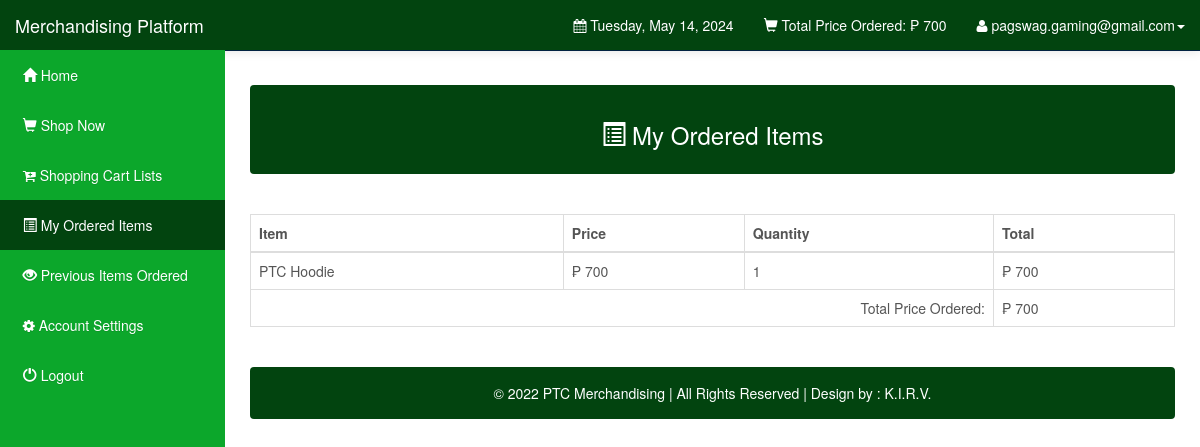
/Customers/orders.php (signed in), run on the app's committed database.
### tables this page shows
CREATE TABLE `users` (
  `user_id` int(11) NOT NULL,
  `user_email` varchar(1000) NOT NULL,
  `user_password` varchar(1000) NOT NULL,
  `user_firstname` varchar(1000) NOT NULL,
  `user_lastname` varchar(1000) NOT NULL,
  `user_address` varchar(1000) NOT NULL
);

CREATE TABLE `orderdetails` (
  `order_id` int(10) UNSIGNED NOT NULL,
  `user_id` int(11) NOT NULL DEFAULT 0,
  `order_name` varchar(1000) NOT NULL DEFAULT '',
  `order_price` double NOT NULL DEFAULT 0,
  `order_quantity` int(10) UNSIGNED NOT NULL DEFAULT 0,
  `order_total` double NOT NULL DEFAULT 0,
  `order_status` varchar(45) NOT NULL DEFAULT '',
  `order_date` date NOT NULL DEFAULT '0000-00-00'
);

### Customers/orders.php (the view, shortened to what this page needs)
<?php
 include("config.php");
 extract($_SESSION);
		  $stmt_edit = $DB_con->prepare('SELECT * FROM users WHERE user_email =:user_email');
		$stmt_edit->execute(array(':user_email'=>$user_email));
		$edit_row = $stmt_edit->fetch(PDO::FETCH_ASSOC);
		extract($edit_row);
		?>
		<?php
 include("config.php");
		  $stmt_edit = $DB_con->prepare("select sum(order_total) as total from orderdetails where user_id=:user_id and order_status='Ordered'");
		$stmt_edit->execute(array(':user_id'=>$user_id));
		$edit_row = $stmt_edit->fetch(PDO::FETCH_ASSOC);
		extract($edit_row);
		?>
<!DOCTYPE html>
<html lang="en">
<head>
    <link rel="stylesheet" type="text/css" href="bootstrap/css/bootstrap.min.css" />
    <link rel="stylesheet" type="text/css" href="font-awesome/css/font-awesome.min.css" />
    <link rel="stylesheet" type="text/css" href="css/local.css" />
</head>
<body>
    <div id="wrapper">
        <nav class="navbar navbar-inverse navbar-fixed-top" role="navigation">
            <div class="navbar-header">
                <a class="navbar-brand" href="index.php">Merchandising Platform</a>
            </div>
            <div class="collapse navbar-collapse navbar-ex1-collapse">
                <ul class="nav navbar-nav side-nav">
                    <li><a href="index.php"> &nbsp; <span class='glyphicon glyphicon-home'></span> Home</a></li>
					<li><a href="shop.php?id=1"> &nbsp; <span class='glyphicon glyphicon-shopping-cart'></span> Shop Now</a></li>
					<li><a href="cart_items.php"> &nbsp; <span class='fa fa-cart-plus'></span> Shopping Cart Lists</a></li>
					<li class="active"><a href="orders.php"> &nbsp; <span class='glyphicon glyphicon-list-alt'></span> My Ordered Items</a></li>
					<li><a href="view_purchased.php"> &nbsp; <span class='glyphicon glyphicon-eye-open'></span> Previous Items Ordered</a></li>
					<li><a data-toggle="modal" data-target="#setAccount"> &nbsp; <span class='fa fa-gear'></span> Account Settings</a></li>
					<li><a href="logout.php"> &nbsp; <span class='glyphicon glyphicon-off'></span> Logout</a></li>
                </ul>
                <ul class="nav navbar-nav navbar-right navbar-user">
                    <li class="dropdown messages-dropdown">
                        <a href="#"><i class="fa fa-calendar"></i>  <?php
                            $Today=date('y:m:d');
                            $new=date('l, F d, Y',strtotime($Today));
                            echo $new; ?></a>
                    </li>
					<li class="dropdown user-dropdown">
                        <a href="#" class="dropdown-toggle" data-toggle="dropdown"><span class='glyphicon glyphicon-shopping-cart'></span> Total Price Ordered: &#8369; <?php echo $total; ?> </b></a>
                    </li>
                     <li class="dropdown user-dropdown">
                        <a href="#" class="dropdown-toggle" data-toggle="dropdown"><i class="fa fa-user"></i> <?php echo $user_email; ?><b class="caret"></b></a>
                    </li>
                </ul>
            </div>
        </nav>
        <div id="page-wrapper">
			<div class="alert alert-default" style="color:white;background-color:#02440f">
         <center><h3> <span class="glyphicon glyphicon-list-alt"></span> My Ordered Items</h3></center>
        </div>
			<br />
						  <div class="table-responsive">
            <table class="display table table-bordered" id="example" cellspacing="0" width="100%">
              <thead>
                <tr>
                  <th>Item</th>
                  <th>Price</th>
				  <th>Quantity</th>
				  <th>Total</th>
                </tr>
              </thead>
              <tbody>
			  <?php
include("config.php");
	$stmt = $DB_con->prepare("SELECT * FROM orderdetails where order_status='Ordered' and user_id='$user_id'");
	$stmt->execute();
	if($stmt->rowCount() > 0)
	{
		while($row=$stmt->fetch(PDO::FETCH_ASSOC))
		{
			extract($row);
			?>
                <tr>
                 <td><?php echo $order_name; ?></td>
				 <td>&#8369; <?php echo $order_price; ?> </td>
				 <td><?php echo $order_quantity; ?></td>
				 <td>&#8369; <?php echo $order_total; ?> </td>
                </tr>
              <?php
		}
		 include("config.php");
		  $stmt_edit = $DB_con->prepare("select sum(order_total) as totalx from orderdetails where user_id=:user_id and order_status='Ordered'");
		$stmt_edit->execute(array(':user_id'=>$user_id));
		$edit_row = $stmt_edit->fetch(PDO::FETCH_ASSOC);
		extract($edit_row);
		echo "<tr>";
		echo "<td colspan='3' align='right'>Total Price Ordered:";
		echo "</td>";
		echo "<td>&#8369; ".$totalx;
		echo "</td>";
		echo "</tr>";
		echo "</tbody>";
		echo "</table>";
		echo "</div>";
		echo "<br />";
		echo '<div class="alert alert-default" style="background-color:#02440f;">
                       <p style="color:white;text-align:center;">
                       © 2022 PTC Merchandising | All Rights Reserved | Design by : K.I.R.V.
						</p>
                    </div>
	</div>';
		echo "</div>";
	}
?>
</body>
</html>

### Customers/css/local.css (style rules this page uses)
#wrapper { padding-left: 0; }
#page-wrapper { width: 100%; padding: 5px 15px; }
body { font-family: "Helvetica Neue", Helvetica, Arial, sans-serif; font-size: 14px; line-height: 1.42857143; color: #555555; background-color: #ffffff; }
.navbar-inverse { background-color: #033c73; border-color: #022f5a; }
.navbar-inverse .navbar-brand { color: #ffffff; }
.navbar-inverse .navbar-nav > li > a { color: #ffffff; }
.navbar-inverse .navbar-nav > .active > a, .navbar-inverse .navbar-nav > .active > a:hover, .navbar-inverse .navbar-nav > .active > a:focus { color: #ffffff; background-color: #02440f; }
.navbar-inverse .navbar-collapse, .navbar-inverse .navbar-form { border-color: #02440f; }
.navbar { background-image: -webkit-linear-gradient(#d7e746, #c9ea26 60%, #e5d81d); background-image: linear-gradient(#c4e046, #2fa4e7 60%, #1d9ce5); background-repeat: no-repeat; filter: progid:DXImageTransform.Microsoft.gradient(startColorstr='#ff54b4eb', endColorstr='#ff1d9ce5', GradientType=0); border-bottom: 1px solid #178acc; filter: none; -webkit-box-shadow: 0 1px 10px rgba(0, 0, 0, 0.1); box-shadow: 0 1px 10px rgba(0, 0, 0, 0.1); }
.navbar .navbar-nav > li > a, .navbar-brand { text-shadow: 0 1px 0 rgba(0, 0, 0, 0.1); }
.navbar-inverse { background-image: -webkit-linear-gradient(#04519b, #044687 60%, #033769); background-image: linear-gradient(#02440f, #02440f 60%, #02440f); background-repeat: no-repeat; filter: progid:DXImageTransform.Microsoft.gradient(startColorstr='#ff04519b', endColorstr='#ff033769', GradientType=0); filter: none; border-bottom: 1px solid #022241; }
.clearfix:before, .clearfix:after, .container:before, .container:after, .container-fluid:before, .container-fluid:after, .row:before, .row:after, .form-horizontal .form-group:before, .form-horizontal .form-group:after, .btn-toolbar:before, .btn-toolbar:after, .btn-group-vertical > .btn-group:before, .btn-group-vertical > .btn-group:after, .nav:before, .nav:after, .navbar:before, .navbar:after, .navbar-header:before, .navbar-header:after, .navbar-collapse:before, .navbar-collapse:after, .pager:before, .pager:after, .panel-body:before, .panel-body:after, .modal-footer:before, .modal-footer:after { content: " "; display: table; }
.clearfix:after, .container:after, .container-fluid:after, .row:after, .form-horizontal .form-group:after, .btn-toolbar:after, .btn-group-vertical > .btn-group:after, .nav:after, .navbar:after, .navbar-header:after, .navbar-collapse:after, .pager:after, .panel-body:after, .modal-footer:after { clear: both; }
a { color: #2fa4e7; text-decoration: none; }
@media (min-width:768px) { #wrapper { padding-left: 225px; } }
@media (min-width:768px) { #page-wrapper { padding: 15px 25px; } }
@media (min-width:768px) { .side-nav { margin-left: -225px; left: 225px; width: 225px; position: fixed; top: 50px; height: 100%; border-radius: 0; border: none; background-color: #0ca72b; overflow-y: auto; } }
@media (min-width:768px) { .side-nav>li>a { width: 225px; } }
@media (min-width:768px) { .navbar-collapse { padding-left: 15px !important; padding-right: 15px !important; } }

### data on the page
users: user_email "pagswag.gaming@gmail.com"
orderdetails: order_name "PTC Hoodie", order_price "700", order_quantity "1", order_total "700"

### other printed values
$total "700"
$totalx "700"
